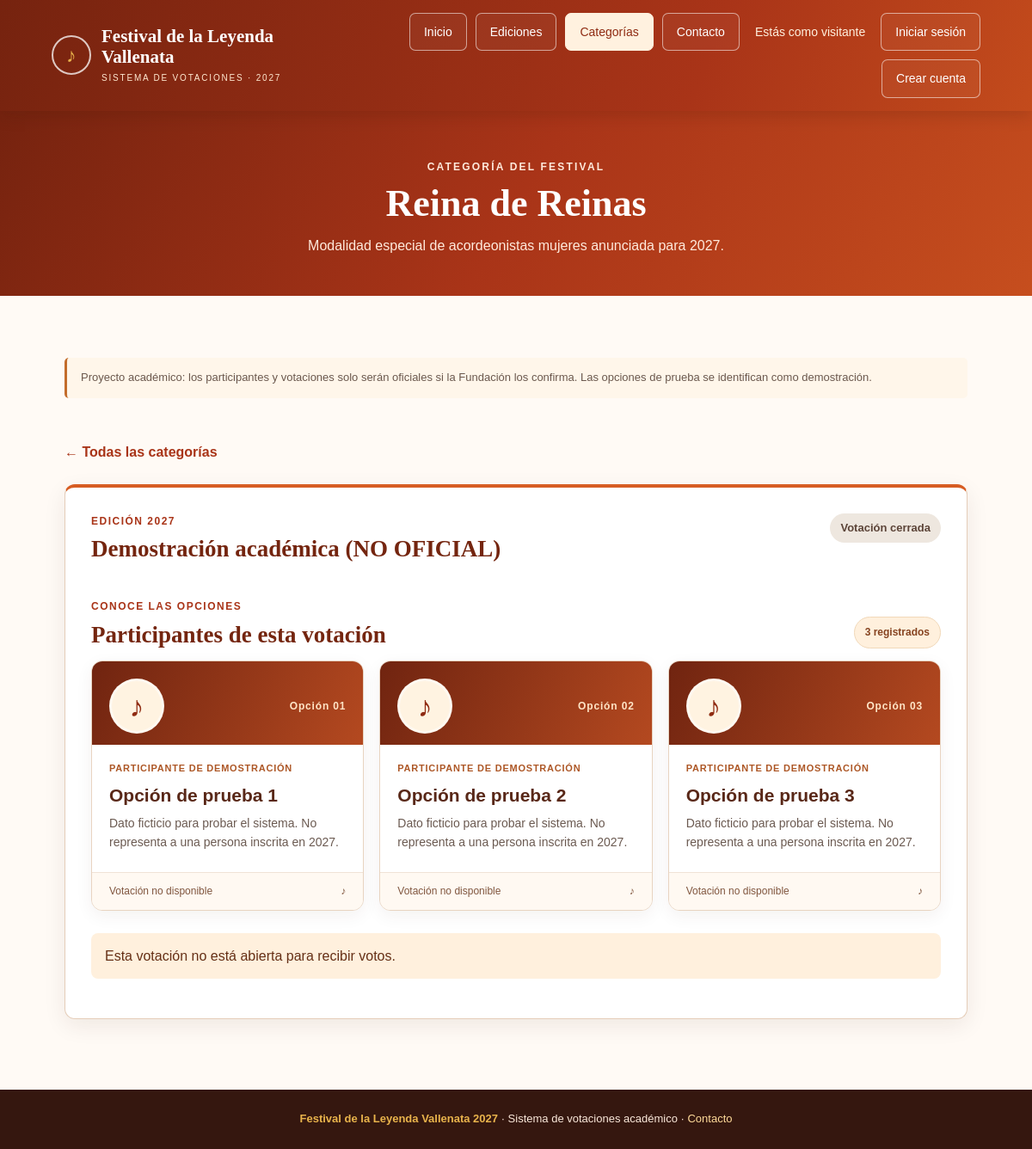
The page /categorias/2/ on the database its author committed.
### votaciones/models.py (models this page shows, shortened)
class Categoria(models.Model):
    nombre = models.CharField(max_length=100, verbose_name="Nombre de la Categoría")
    descripcion = models.TextField(blank=True, null=True, verbose_name="Descripción")
    estado = models.BooleanField(default=True, verbose_name="Activa")
    class Meta:
        verbose_name = "Categoría"
        verbose_name_plural = "Categorías"

class Votacion(models.Model):
    edicion = models.ForeignKey(Edicion, on_delete=models.CASCADE, related_name='votaciones')
    categoria = models.ForeignKey(Categoria, on_delete=models.CASCADE, related_name='votaciones_categoria')
    nombre_fase = models.CharField(max_length=150, verbose_name="Nombre de la Fase o Votación", help_text="Ej: Eliminatoria, Semifinal, Final")
    estado_apertura = models.BooleanField(default=False, verbose_name="¿Votación Abierta?")
    class Meta:
        verbose_name = "Votación"
        verbose_name_plural = "Votaciones"

class Edicion(models.Model):
    año = models.IntegerField(unique=True, verbose_name="Año de Edición")
    nombre_edicion = models.CharField(max_length=100, verbose_name="Nombre de la Edición")
    activa = models.BooleanField(default=True, verbose_name="¿Es la edición actual?")
    class Meta:
        verbose_name = "Edición"
        verbose_name_plural = "Ediciones"

class Opcion(models.Model):
    votacion = models.ForeignKey(Votacion, on_delete=models.CASCADE, related_name='opciones')
    nombre_candidato = models.CharField(max_length=150, verbose_name="Nombre del Participante/Opción")
    biografia = models.TextField(blank=True, null=True, verbose_name="Biografía del Participante")
    class Meta:
        verbose_name = "Opción"
        verbose_name_plural = "Opciones"

### votaciones/views.py (the view)
# urls.py: path('categorias/<int:categoria_id>/', views.detalle_categoria, name='detalle_categoria'),
def detalle_categoria(request, categoria_id):
    categoria = get_object_or_404(Categoria, pk=categoria_id, estado=True)
    votaciones = (Votacion.objects.filter(categoria=categoria, edicion__activa=True)
                  .select_related('edicion').prefetch_related('opciones').order_by('-edicion__año','nombre_fase'))
    votos_realizados = set()
    if request.user.is_authenticated:
        votos_realizados = set(Voto.objects.filter(usuario=request.user, votacion__in=votaciones)
                               .values_list('votacion_id', flat=True))
    return render(request, 'votaciones/detalle_categoria.html', {
        'categoria': categoria, 'votaciones': votaciones, 'votos_realizados': votos_realizados,
    })

### votaciones/templates/votaciones/detalle_categoria.html (shortened to what this page needs)
{% load static %}
<!DOCTYPE html><html lang="es"><head>
    <link rel="stylesheet" href="{% static 'votaciones/css/festival.css' %}?v=20271026"></head>
<body><header class="site-header"><a class="brand" href="{% url 'votaciones:index' %}"><span class="brand-mark" aria-hidden="true">♪</span><span><span class="brand-name">Festival de la Leyenda Vallenata</span><span class="brand-subtitle">Sistema de votaciones · 2027</span></span></a>{% include 'votaciones/includes/navbar.html' %}</header>
<main><section class="category-top"><p class="eyebrow">Categoría del festival</p><h1>{{ categoria.nombre }}</h1><p>{{ categoria.descripcion|default:'Conoce las votaciones y sus participantes.' }}</p></section>
<section class="section detail-content"><p class="category-disclaimer">Proyecto académico: los participantes y votaciones solo serán oficiales si la Fundación los confirma. Las opciones de prueba se identifican como demostración.</p><a class="back-link" href="{% url 'votaciones:categorias' %}">← Todas las categorías</a>
{% for votacion in votaciones %}<article class="voting-panel"><div class="voting-panel-head"><div><p class="card-kicker">Edición {{ votacion.edicion.año }}</p><h2>{{ votacion.nombre_fase }}</h2></div><span class="vote-status {% if votacion.estado_apertura %}is-open{% endif %}">{% if votacion.estado_apertura %}Votación abierta{% else %}Votación cerrada{% endif %}</span></div>
<div class="participants-heading"><div><p class="card-kicker">Conoce las opciones</p><h3>Participantes de esta votación</h3></div><span class="participants-count">{{ votacion.opciones.count }} registrados</span></div>
{% if votacion.opciones.all %}<div class="participants-grid">{% for opcion in votacion.opciones.all %}<article class="participant-card"><div class="participant-card-top"><div class="participant-avatar" aria-hidden="true">♪</div><span class="participant-number">Opción {{ forloop.counter|stringformat:"02d" }}</span></div><div class="participant-card-content"><p class="participant-type">{% if 'Demostración' in votacion.nombre_fase %}Participante de demostración{% else %}Participante registrado{% endif %}</p><h3>{{ opcion.nombre_candidato }}</h3><p class="participant-description">{{ opcion.biografia|default:'Información del participante pendiente de actualización.' }}</p></div><div class="participant-card-foot">{% if votacion.estado_apertura %}<span>Disponible para seleccionar abajo</span>{% else %}<span>Votación no disponible</span>{% endif %}<span aria-hidden="true">♪</span></div></article>{% endfor %}</div>{% else %}<p class="empty-state">Aún no hay participantes registrados para esta votación.</p>{% endif %}
{% if votacion.id in votos_realizados %}<p class="vote-note">✓ Ya participaste en esta votación. ¡Gracias por votar!</p>
{% elif not votacion.estado_apertura %}<p class="vote-note">Esta votación no está abierta para recibir votos.</p>
{% elif not user.is_authenticated %}<p class="vote-note">Para votar debes <a href="{% url 'login' %}?next={{ request.path|urlencode }}">iniciar sesión</a> o <a href="{% url 'usuarios:registro' %}">crear una cuenta</a>.</p>
{% endif %}</article>
{% empty %}<div class="empty-state">Todavía no hay votaciones configuradas en esta categoría. Los participantes de 2027 están pendientes de confirmación. Cuando se registren, aparecerán aquí.</div>{% endfor %}
</section></main><footer class="site-footer"><strong>Festival de la Leyenda Vallenata 2027</strong> · Sistema de votaciones académico · <a href="{% url 'votaciones:contacto' %}">Contacto</a></footer></body></html>

### rows shown on the page
Categoria: nombre "Reina de Reinas", descripcion "Modalidad especial de acordeonistas mujeres anunciada para 2027."
Votacion: edicion.año "2027", nombre_fase "Demostración académica (NO OFICIAL)", estado_apertura "Votación cerrada", opciones.count "3", shows "Esta votación no está abierta para recibir votos."
Opcion: nombre_candidato "Opción de prueba 1", biografia "Dato ficticio para probar el sistema. No representa a una persona inscrita en 2027."
Opcion: nombre_candidato "Opción de prueba 2", biografia "Dato ficticio para probar el sistema. No representa a una persona inscrita en 2027."
Opcion: nombre_candidato "Opción de prueba 3", biografia "Dato ficticio para probar el sistema. No representa a una persona inscrita en 2027."
